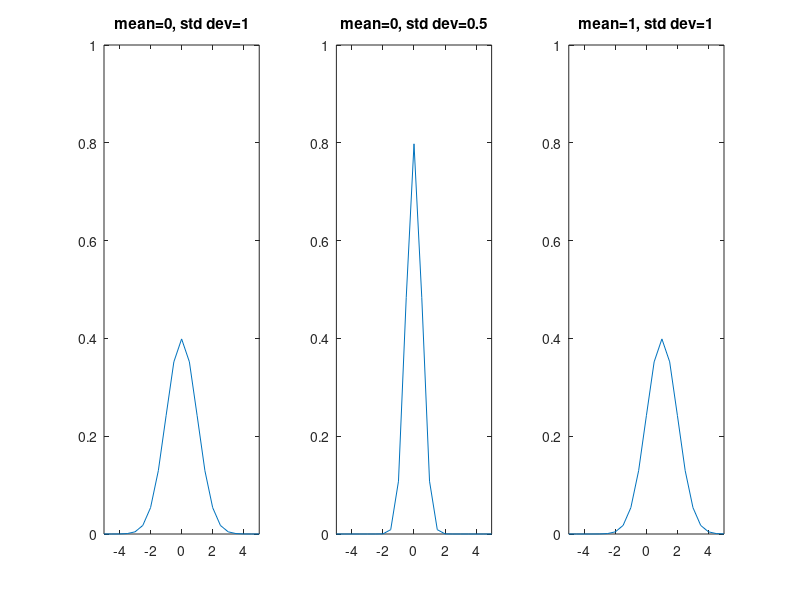

The MATLAB source for this figure:
pkg load statistics

x=-5:0.5:5;
y=normpdf(x,0,1);
subplot(1,3,1);
plot(x,y);
axis([-5 5 0 1]) % x and y axis scale 
title('mean=0, std dev=1') 


x=-5:0.5:5;
y=normpdf(x,0,0.5);
subplot(1,3,2);
plot(x,y);
axis([-5 5 0 1]) % x and y axis scale 
title('mean=0, std dev=0.5') 

x=-5:0.5:5;
y=normpdf(x,1,1);
subplot(1,3,3);
plot(x,y);
axis([-5 5 0 1]) % x and y axis scale 
title('mean=1, std dev=1') 